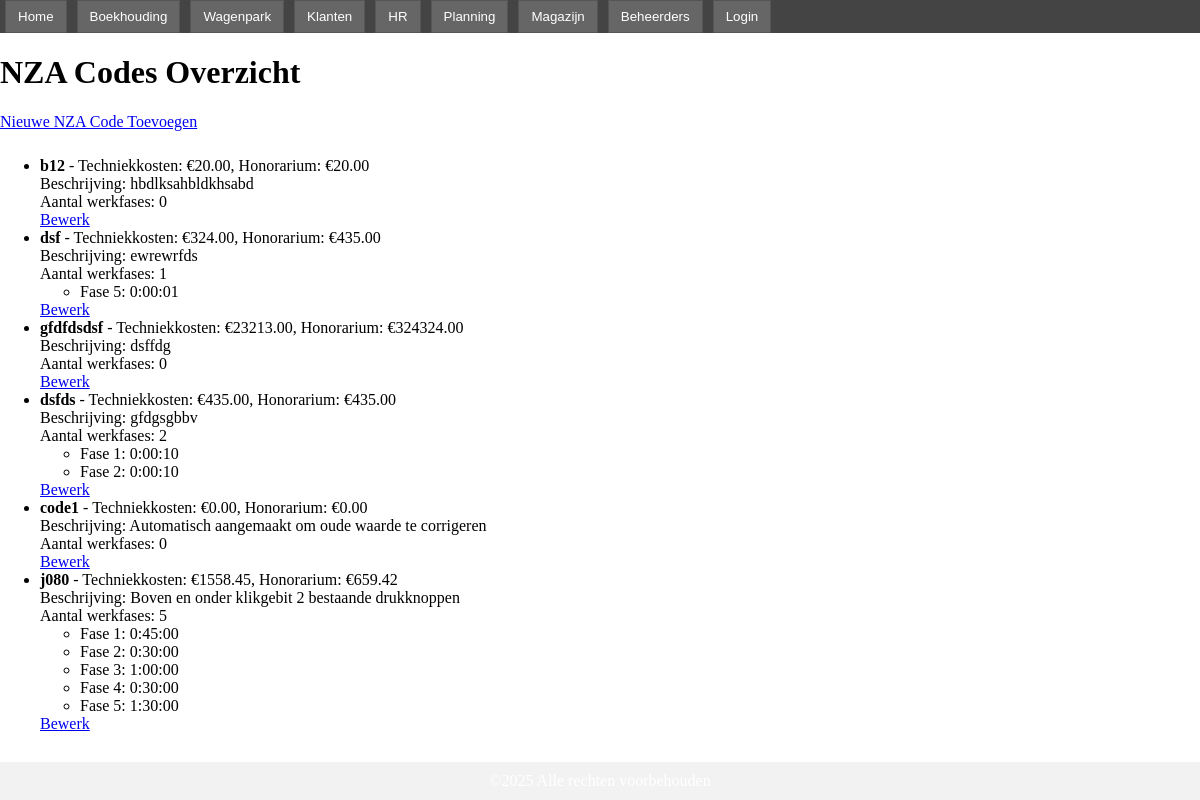
The page /boekhouding/tarieven/ on the database its author committed.
### apps/boekhouding/tarieven/models.py (models this page shows, shortened)
class NZACode(models.Model):
    code = models.CharField("NZA Code", max_length=20, unique=True)
    techniekkosten = models.DecimalField("Techniekkosten", max_digits=10, decimal_places=2)
    honorarium = models.DecimalField("Honorarium", max_digits=10, decimal_places=2)
    beschrijving = models.CharField("Beschrijving", max_length=60, blank=True)

class Werkfase(models.Model):
    nza_code = models.ForeignKey(
        NZACode,
        on_delete=models.CASCADE,
        related_name='werkfases'
    )
    volgorde = models.PositiveIntegerField("Fase Volgorde", default=1)
    duur = models.DurationField("Tijdsduur", null=True, blank=True)

### apps/boekhouding/tarieven/views.py (the view)
def nza_index(request):
    codes = NZACode.objects.all()
    return render(request, 'boekhouding/tarieven/index.html', {'codes': codes})

### templates/boekhouding/tarieven/index.html (shortened to what this page needs)
{% extends 'base.html' %}
{% load static %}
{% block content %}
<h1>NZA Codes Overzicht</h1>
<a href="{% url 'nza_add' %}" style="display:inline-block; margin-bottom:10px;">Nieuwe NZA Code Toevoegen</a>
<ul>
    {% for code in codes %}
    <li>
        <strong>{{ code.code }}</strong> - Techniekkosten: €{{ code.techniekkosten }}, Honorarium: €{{ code.honorarium }}<br>
        Beschrijving: {{ code.beschrijving }}<br>
        Aantal werkfases: {{ code.werkfases.count }}<br>
        {% if code.werkfases.all %}
            <ul>
            {% for fase in code.werkfases.all %}
                <li>Fase {{ fase.volgorde }}: {{ fase.duur }}</li>
            {% endfor %}
            </ul>
        {% endif %}
        <a href="{% url 'nza_edit' code.pk %}">Bewerk</a>
    </li>
    {% empty %}
    <li>Geen NZA Codes gevonden.</li>
    {% endfor %}
</ul>
{% endblock %}

### templates/base.html (style rules this page uses)
html, body { height: 100%; margin: 0; padding: 0; }

### rows shown on the page
NZACode: code "b12", techniekkosten "20.00", honorarium "20.00", beschrijving "hbdlksahbldkhsabd", werkfases.count "0"
NZACode: code "dsf", techniekkosten "324.00", honorarium "435.00", beschrijving "ewrewrfds", werkfases.count "1"
Werkfase: volgorde "5", duur "0:00:01"
NZACode: code "gfdfdsdsf", techniekkosten "23213.00", honorarium "324324.00", beschrijving "dsffdg", werkfases.count "0"
NZACode: code "dsfds", techniekkosten "435.00", honorarium "435.00", beschrijving "gfdgsgbbv", werkfases.count "2"
Werkfase: volgorde "1", duur "0:00:10"
Werkfase: volgorde "2", duur "0:00:10"
NZACode: code "code1", techniekkosten "0.00", honorarium "0.00", beschrijving "Automatisch aangemaakt om oude waarde te corrigeren", werkfases.count "0"
NZACode: code "j080", techniekkosten "1558.45", honorarium "659.42", beschrijving "Boven en onder klikgebit 2 bestaande drukknoppen", werkfases.count "5"
Werkfase: volgorde "1", duur "0:45:00"
Werkfase: volgorde "2", duur "0:30:00"
Werkfase: volgorde "3", duur "1:00:00"
Werkfase: volgorde "4", duur "0:30:00"
Werkfase: volgorde "5", duur "1:30:00"
